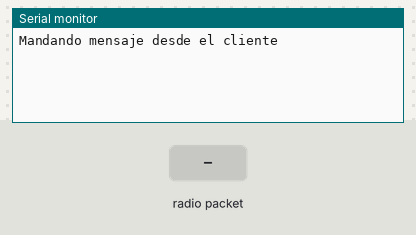
A sketch run on a simulated Arduino Uno, built with avr-gcc and run on an emulated ATmega328P. Shown: the last lines printed to the serial monitor. The test bench sets the inputs (shaded band). No radio packets arrive unless stated.

Above: at 1.2 s.
1.3 s: radio packet "1" arrives
At 1.56 s:
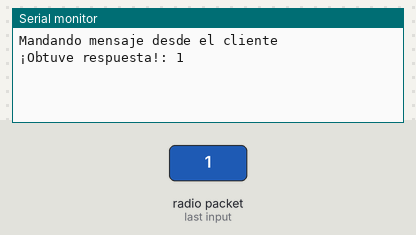
2.8 s: radio packet "0" arrives
At 4.0 s:
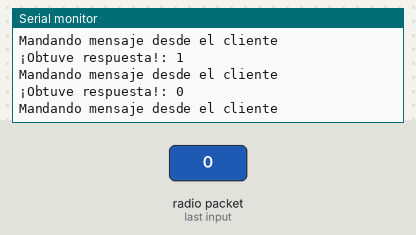
4.3 s: radio packet "2" arrives
At 4.57 s:
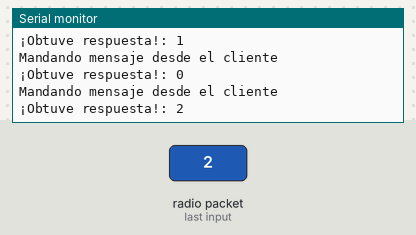

The sketch:

arduinoLoraClient.ino
```cpp
#include <SPI.h>
#include <RH_RF95.h>


RH_RF95 rf95;

void setup()
{
  Serial.begin(9600);
  while (!Serial) ;
  if (!rf95.init())
    Serial.println("Fallo de inicialización");
}

void loop()
{
  Serial.println("Mandando mensaje desde el cliente");
  uint8_t data[] = "Mensaje del cliente"; //Mensaje que se va a enviar al servidor
  rf95.send(data, sizeof(data));
  rf95.waitPacketSent();
  // Se espera una respuesta
  uint8_t buf[RH_RF95_MAX_MESSAGE_LEN];
  uint8_t len = sizeof(buf);
  if (rf95.waitAvailableTimeout(3000))
  {
    //Si se recibe respuesta antes de los tres segundos:
    if (rf95.recv(buf, &len))
    {
      Serial.print("¡Obtuve respuesta!: ");
      Serial.println((char*)buf);
    }
    //Si no se recibe respuesta despues de los tres segundos:
    else
    {
      Serial.println("¡No obtuve respuesta! ");
    }
  }
  else
  {
    Serial.println("No se detecto un servidor");
  }
  delay(400);
}
```

Measured:
- after the input at 1.3 s, the serial monitor: prints a new line at once (image 1)
- after the input at 2.8 s, the serial monitor: prints a new line at once (image 2)
- after the input at 4.3 s, the serial monitor: prints a new line at once (image 3)
